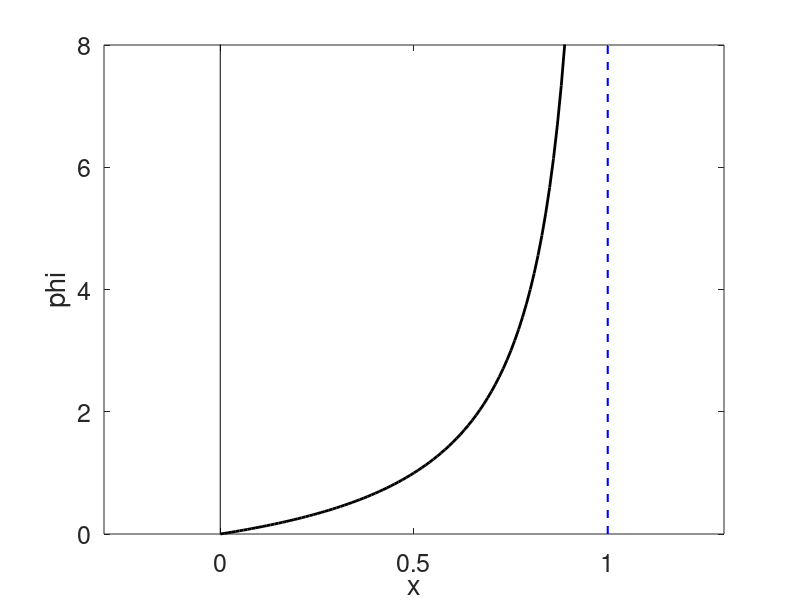
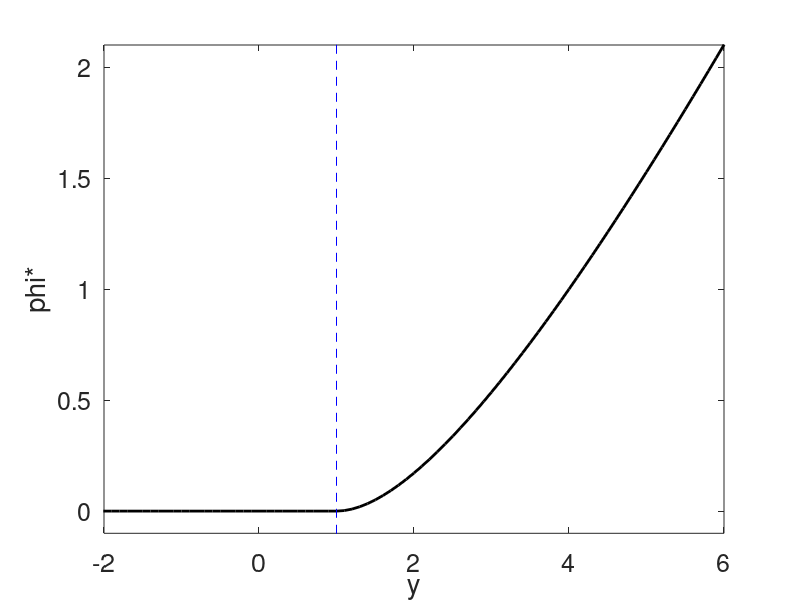
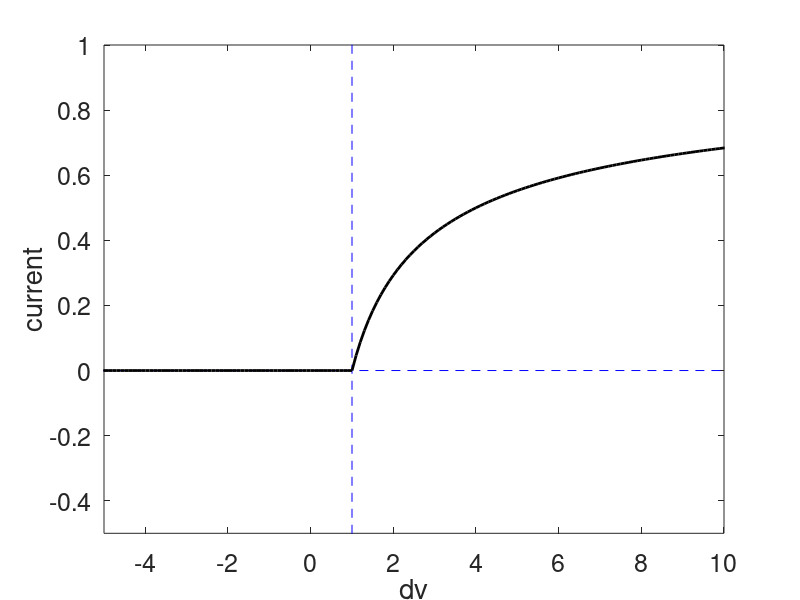

Recreate these plots in MATLAB, in order.
% first plot the cost function phi(x) = x/(1-x) for 0 < x < c
% where link capacities are c = 1
x = 0:0.01:1-0.01;
phi_x = x./(1-x);

figure(1), clf
plot(x,phi_x,'k-','LineWidth',2);
hold on;
plot([0 0],[0 100],'k-', [1 1],[0 100],'b--','LineWidth',1.5);
axis([-0.3 1.3 0 8]);
set(gca, 'FontSize',18,'XTick',[0 .5 1],'YTick',[0 2 4 6 8]);
xlabel('x');
ylabel('phi');
print -depsc queue_delay_cost.eps

% then plot its conjugate function
y_left = -10:0.1:1;
conj_left = zeros(size(y_left));
y_right = 1:0.1:10;
conj_right = (sqrt(y_right)-1).^2;
y = [ y_left y_right ];
phi_conj = [ conj_left conj_right ];

figure(2), clf
plot(y,phi_conj,'k-','LineWidth',2);
hold on;
plot([1 1],[-1 10],'b--');
axis([-2 6 -0.1 2.1]);
set(gca, 'FontSize',18);
xlabel('y');
ylabel('phi*');
print -depsc queue_delay_conj.eps

% finally plot the nonlinear characteristic of the resistor (Zener diode)
dv_left = -20:0.1:1;
current_left = zeros(size(dv_left));
dv_right = 1:0.1:20;
current_right = 1-1./sqrt(dv_right);
dv = [ dv_left dv_right ];
current = [ current_left current_right ];

figure(3), clf
plot([-20 20],[0 0],'b--');
hold on;
plot([1 1],[-2  2],'b--');
plot(dv, current, 'k-','LineWidth',2);
axis([-5 10 -.5 1]);
set(gca, 'FontSize',18);
xlabel('dv');
ylabel('current');
print -depsc voltage_current_plot.eps
